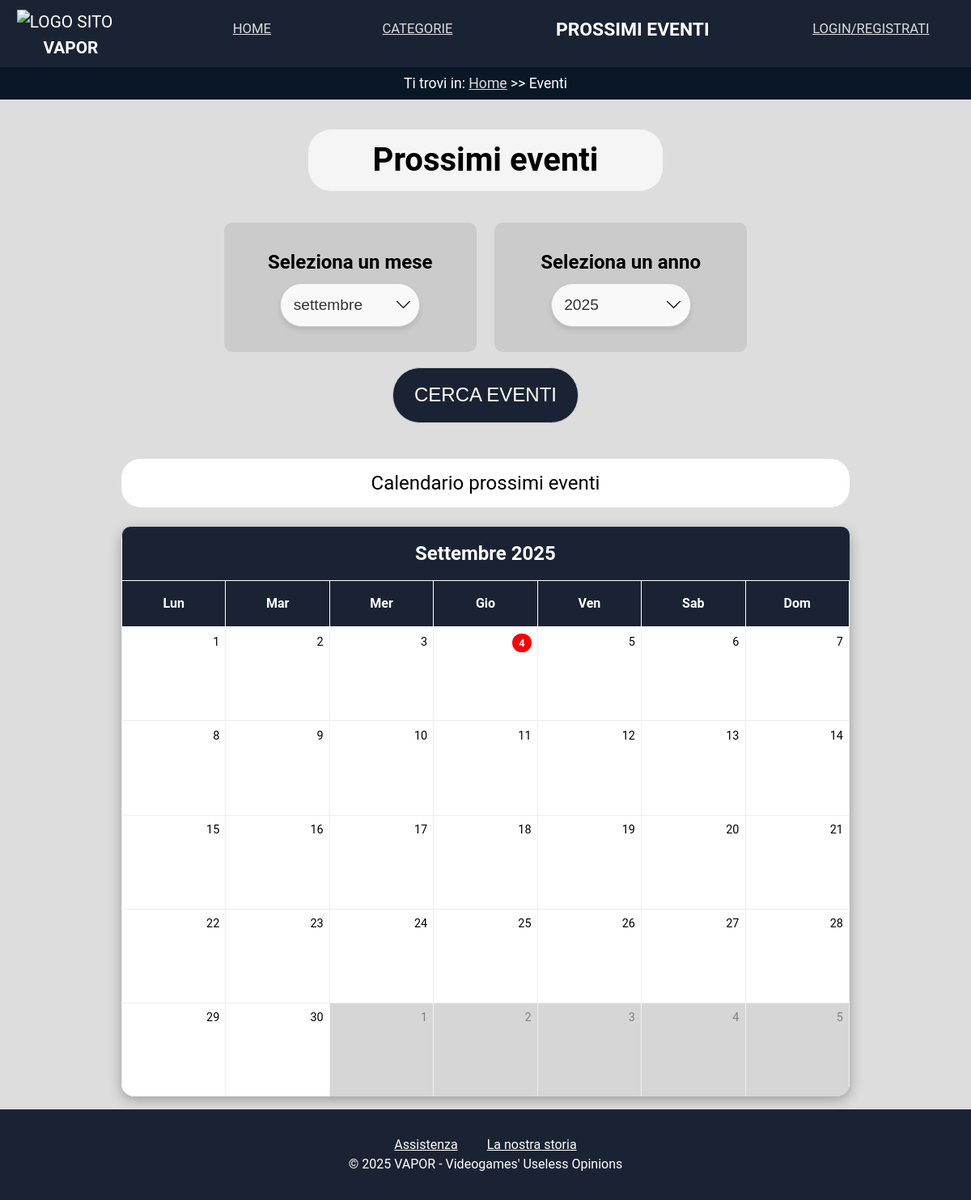
The page /eventi.php on the database as committed earlier.
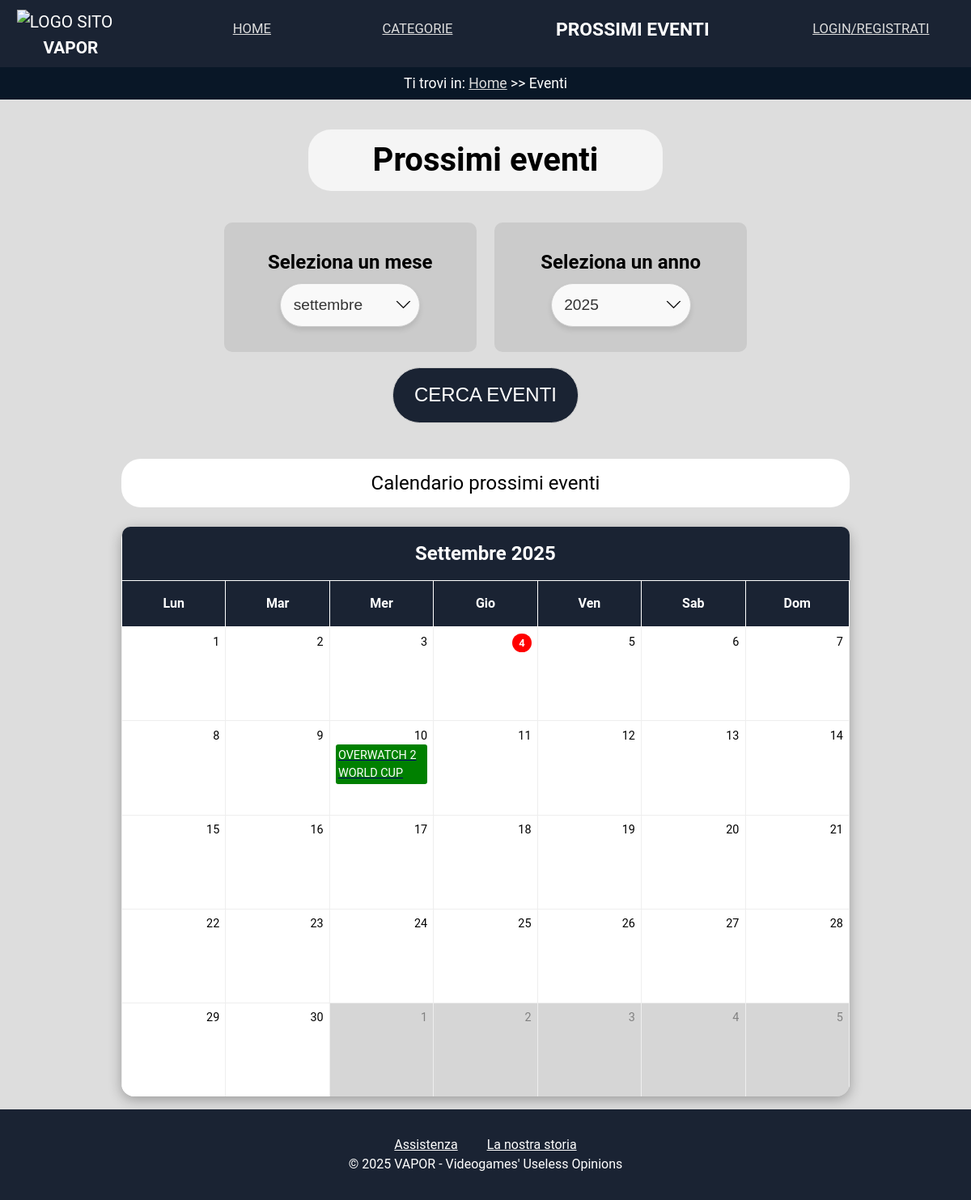
The same page on the database as committed later.
### tables this page shows
CREATE TABLE IF NOT EXISTS Eventi(
    nome_evento VARCHAR(64)PRIMARY KEY,
    nome_videogioco VARCHAR(64) NOT NULL,
    data_inizio_evento DATE NOT NULL,
    data_fine_evento DATE,
    squadre_coinvolte TEXT NOT NULL,
    vincitore_evento VARCHAR(64),
    FOREIGN KEY (nome_videogioco) REFERENCES Videogiochi(nome_gioco)
);

### dbconnections.php (called while the page is built, shortened)
<?php
class DBAccess {
	private $connection;
	public function openDBConnection() {
		$this->connection = mysqli_connect(DBAccess::HOST_DB, DBAccess::USERNAME, DBAccess::PASSWORD, DBAccess::DATABASE_NAME);
		return mysqli_connect_error();
	}
	public function getEventiMese($mese, $anno) {
		$query = "SELECT nome_evento,data_inizio_evento FROM Eventi
				  WHERE MONTH(data_inizio_evento) = ?
				  AND YEAR(data_inizio_evento) = ?";
		$stmt = mysqli_prepare($this->connection, $query);
		mysqli_stmt_bind_param($stmt, "ii", $mese, $anno);
		if (!mysqli_stmt_execute($stmt)) {
			die("Errore nell'esecuzione della query: " . mysqli_stmt_error($stmt));
		}
		$result = mysqli_stmt_get_result($stmt);
		if (!$result || mysqli_num_rows($result) === 0) {
			return null;
		}
		$eventi = array();
		while ($row = mysqli_fetch_assoc($result)) {
			$eventi[] = $row;
		}
		return $eventi;
	}
}
function traduciData($dataInput) {
    $mesi = [
        "january" => "Gennaio",
        "february" => "Febbraio",
        "march" => "Marzo",
        "april" => "Aprile",
        "may" => "Maggio",
        "june" => "Giugno",
        "july" => "Luglio",
        "august" => "Agosto",
        "september" => "Settembre",
        "october" => "Ottobre",
        "november" => "Novembre",
        "december" => "Dicembre"
    ];
    $parti = explode(' ', trim($dataInput));
    if (count($parti) === 3) {
        $giorno = $parti[0];
        $meseEng = strtolower($parti[1]);
        $anno = $parti[2];
        $meseIta = $mesi[$meseEng] ?? $parti[1];
        return "$giorno $meseIta $anno";
    } elseif (count($parti) === 2) {
        $meseEng = strtolower($parti[0]);
        $anno = $parti[1];
        $meseIta = $mesi[$meseEng] ?? $parti[0];
        return "$meseIta $anno";
    } else {
        return "errore Data";
    }
}
?>

### eventi.php (the view, shortened to what the changed rows need)
<?php
require_once "dbconnections.php";
require_once "template.php";
$timestamp = $_SERVER['REQUEST_TIME'];
$anno = "2025";
$oggiG = date('d', $timestamp);
$oggiM = date('m', $timestamp);
$oggiY = date('y', $timestamp);
$calendarioHTML = "";
if (isset($_POST['submit'])) {
    $mese = ($_POST['mese']);
    $anno = ($_POST['anno']);
} else {
    $mese = $oggiM;
}
$connessione = new DBAccess();
$connessioneOK = $connessione->openDBConnection();
$eventi = "";
if (!$connessioneOK) {
    $eventi = $connessione->getEventiMese($mese, $anno);
}
$giorniSettimana = ['Lun', 'Mar', 'Mer', 'Gio', 'Ven', 'Sab', 'Dom'];
$giorniSettimanaC = ['Lunedì', 'Martedì', 'Mercoledì', 'Giovedì', 'Venerdì', 'Sabato', 'Domenica'];
$primoGiorno = mktime(0, 0, 0, $mese, 1, $anno);
$indicePrimoGiorno = date('N', $primoGiorno);
$numeroGiorni = date('t', $primoGiorno);
$giorniInizialiVuoti = $indicePrimoGiorno - 1;
$ultimoGiorno = mktime(0, 0, 0, $mese, $numeroGiorni, $anno);
$indiceUltimoGiorno = date('N', $ultimoGiorno);
$giorniFinaliVuoti = 7 - $indiceUltimoGiorno;
$data = date('F Y', $primoGiorno);
$data = traduciData($data);
$calendarioHTML .= "<thead>";
$calendarioHTML .= "<div><tr class='mese_selezionato'><th colspan='7'><div>" . $data . "</div></th></tr></div>";
$tmp = false;
if (date('m', $primoGiorno) === $oggiM && date('y', $primoGiorno) === $oggiY) {
    $tmp = true;
}
$calendarioHTML .= "<tr class='listaGiorniCalendario'>";
foreach ($giorniSettimana as $giorno) {
    $calendarioHTML .= "<th scope='col'>$giorno</th>";
}
$calendarioHTML .= "</tr></thead><tbody><tr>";
$indiceGiornoSettimana = 0;
$giornoCorrente = 1;
while ($giornoCorrente <= $numeroGiorni) {
    $eventoStampato = false;
    $giornoSettimanaC = $giorniSettimanaC[$indiceGiornoSettimana % 7];
    if (!empty($eventi)) {
        foreach ($eventi as $ev) {
            $giornoEvento = intval(date('j', strtotime($ev['data_inizio_evento'])));
            if ($giornoEvento === $giornoCorrente && !$eventoStampato) {
                $nomeEvento = ($ev['nome_evento']);
                $eventoLink = ($ev['nome_evento']);
                if (!($tmp && $giornoCorrente == $oggiG)) {
                    $calendarioHTML .= "<td data-title='$giornoSettimanaC'><span class='eventoPresente'>$giornoCorrente</span><a href='evento_singolo.php?nome_evento={$eventoLink}'><p class='marked'>$nomeEvento</p></a></td>";
                } else {
                    $calendarioHTML .= "<td data-title='$giornoSettimanaC'><span class='eventoPresenteOggi'>$giornoCorrente</span><a href='evento_singolo.php?nome_evento={$eventoLink}'><p class='marked'>$nomeEvento</p></a></td>";
                }
                $eventoStampato = true;
            }
        }
    }
    if (!$eventoStampato) {
        if (!($tmp && $giornoCorrente == $oggiG)) {
            $calendarioHTML .= "<td data-title='$giornoSettimanaC'>$giornoCorrente</td>";
        } else {
            $calendarioHTML .= "<td data-title='$giornoSettimanaC'><span class='eventoOggi'>$giornoCorrente</span></td>";
        }
    }
    if (($giorniInizialiVuoti + $giornoCorrente - 1) % 7 == 6) {
        $calendarioHTML .= "</tr><tr>";
    }
    $giornoCorrente++;
    $indiceGiornoSettimana++;
}
$giornoSuccessivo = 1;
for ($i = 0; $i < $giorniFinaliVuoti; $i++) {
    $giornoSettimana = $giorniSettimana[$indiceGiornoSettimana % 7];
    $calendarioHTML .= "<td class='giornoFuori' data-title='$giornoSettimana'>$giornoSuccessivo</td>";
    $giornoSuccessivo++;
    $indiceGiornoSettimana++;
}
$calendarioHTML .= "</tr>";
$calendarioHTML .= "</tbody>";
?>

Rows that differ between the two databases and show on the page:
added eventi: nome_evento "OVERWATCH 2 WORLD CUP"
Other text that changed with them:
list line gone: "10"
